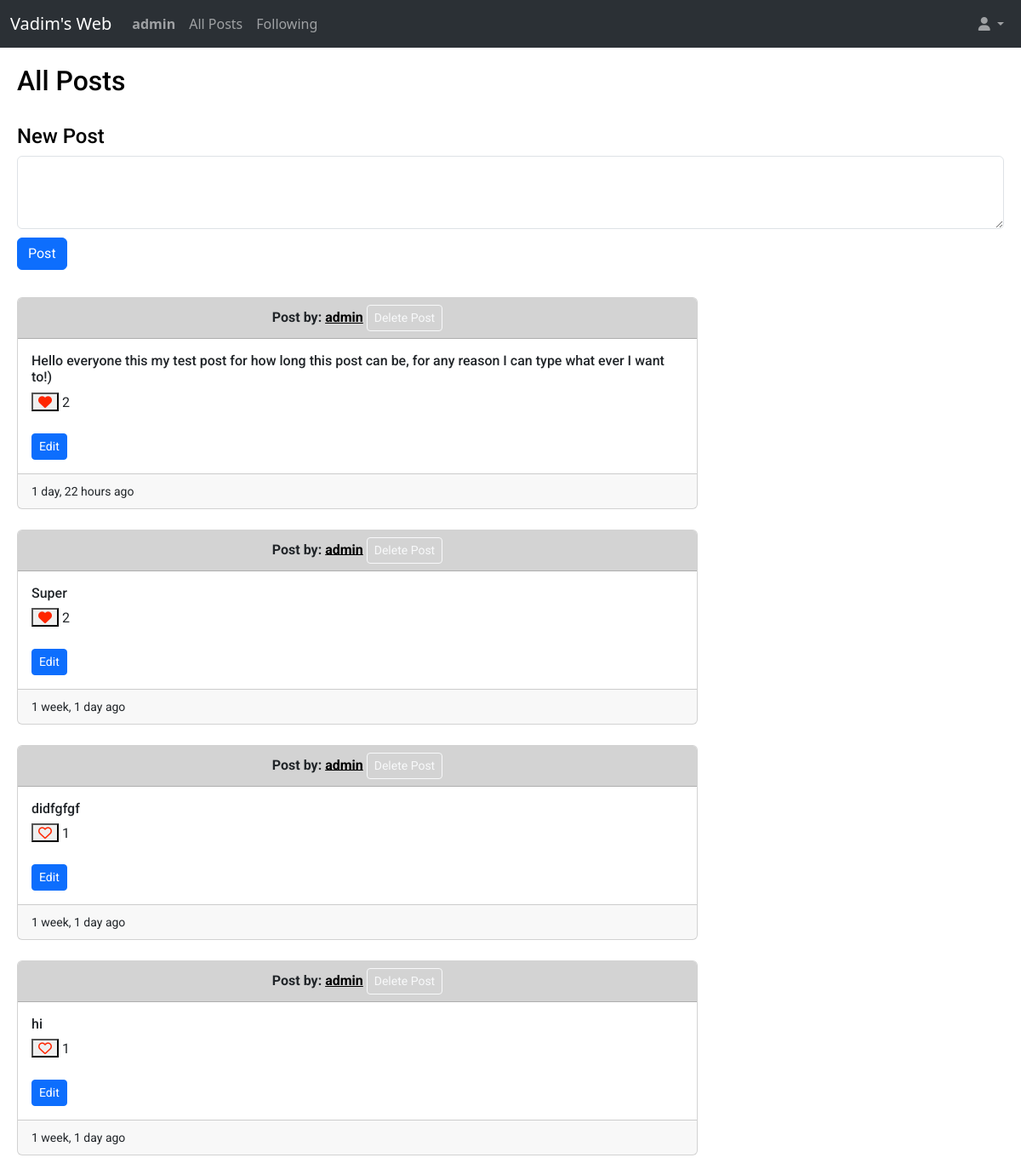
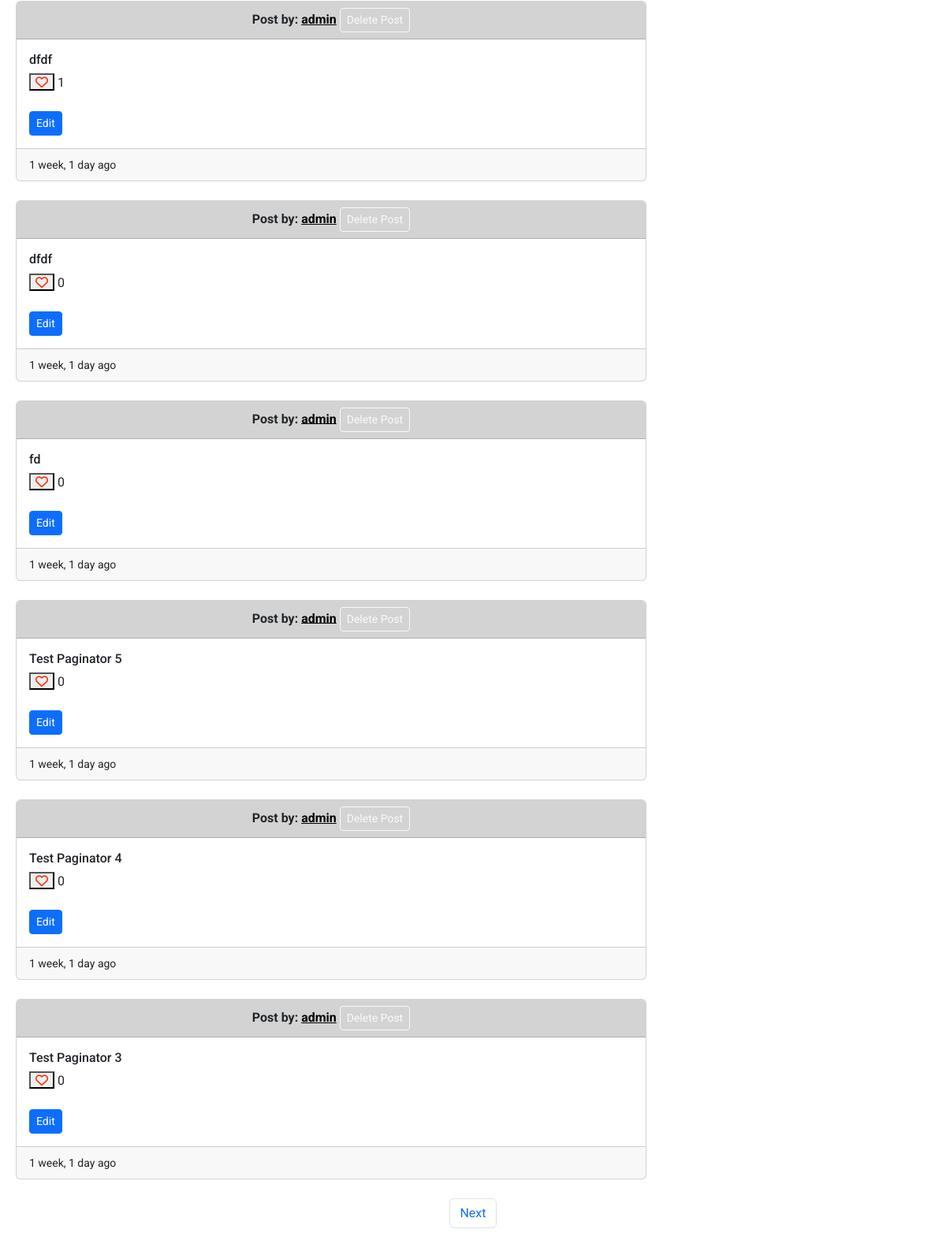
Page / (signed in) on the committed database (2 pictures, top to bottom).
### web/models.py (models this page shows, shortened)
class User(AbstractUser):
    number_of_followers = models.IntegerField(default=0)
    number_of_following = models.IntegerField(default=0)
    def __str__(self):
        return f"{self.username}"

class Post(models.Model):
    user = models.ForeignKey(User, on_delete=models.CASCADE, related_name='post_user')
    content = models.CharField(max_length=140)
    creation_date = models.DateTimeField(auto_now_add=True, blank=True)
    number_of_likes = models.IntegerField(default=0)
    comments = models.ManyToManyField('Comments', blank=True, related_name="comments")

### web/views.py (the view)
# urls.py: path("", views.index, name="index"),
def index(request):
    allposts = Post.objects.all().order_by('id').reverse()
    current_user = request.user
    paginator = Paginator(allposts, 10)
    page_namber = request.GET.get('page')
    page_obj = paginator.get_page(page_namber)
    whoyoulike = []
    all_likes = Like.objects.all()
    for like in all_likes:
        if like.user == current_user:
            whoyoulike.append(like.post.id)
    return render(request, "web/index.html", {
                "allposts": page_obj,
                "current_user": current_user,
                "whoyoulike": whoyoulike
            })

### web/templates/web/index.html (shortened to what this page needs)
{% extends "web/layout.html" %}
{% load humanize %}
{% block body %}
    <h2>All Posts</h2>
    {% if user.is_authenticated %}
        <br>
        <h4>New Post</h4>
        <form action="{% url 'newpost' %}" method="post">
            <div class="mb-3">
                <textarea class="form-control" rows="3" name="content"></textarea>
                <button style="margin-top: 10px;" type="submit" class="btn btn-primary mb-3">Post</button>
            </div>
        </form>
    {% else %}
        <br>
    {% endif %}
    {% for post in allposts %}
        <div class="card" style="max-width: 50rem;">
            <div style="background-color:lightgray;" class="card-header text-center">
                {% if user.is_authenticated %}
                    <strong >Post by: <a  style="color: black;" href="{% url 'profileforuserid' post.user.id %}">{{ post.user }}</a></strong>
                    {% if current_user == post.user %}
                        <button  type="button" class="btn btn-outline-light btn-sm " data-bs-toggle="modal" data-bs-target="#deletePostModal">
                            Delete Post
                        </button>
                    {% endif %}
                {% else %}
                    <strong>Post by: <a style="color: black;" href="{% url 'login' %}">{{ post.user }}</a></strong>
                {% endif %}
            </div>
            <div class="card-body">
                <h6 class="card-title" id="content_area{{ post.id }}">{{ post.content }}</h6>
                {% if user.is_authenticated %}
                    {% if post.id in whoyoulike %}
                        <button class="fa-solid fa-heart" style="color: #ff2600;" onclick="likeHandler({{ post.id }}, {{ whoyoulike }})" id="{{ post.id }}"> </button><span id="like_number{{ post.id }}"> {{ post.number_of_likes }}</span>
                    {% else %}
                        <button class="fa-regular fa-heart" style="color: #ff2600;" onclick="likeHandler({{ post.id }}, {{ whoyoulike }})" id="{{ post.id }}"> </button> <span id="like_number{{ post.id }}">{{ post.number_of_likes }}</span>
                            {% endif %}
                {% else %}
                    <a href="{% url 'login' %}" class="fa-regular fa-heart" style="color: #ff2600; text-decoration: none;" ></a><span> {{ post.number_of_likes }}</span>
                {% endif %}
                {% if current_user == post.user %}
                <br>
                <br>
                    <button type="button" class="btn btn-primary btn-sm" data-bs-toggle="modal" data-bs-target="#post_model{{ post.id }}">
                        Edit
                    </button>
                {% endif %}
            </div>
            <div class="card-footer">
                <small>{{ post.creation_date|naturaltime }}</small>
            </div>
        </div>
        <br>
    {% endfor %}
    <nav aria-label="Page navigation example">
        <ul class="pagination d-flex justify-content-center">
            {% if allposts.has_next %}
                <li class="page-item"><a class="page-link" href="?page={{ allposts.next_page_number }}">Next</a></li>
            {% endif %}
        </ul>
      </nav>
{% endblock %}

### web/templates/web/layout.html (shortened to what this page needs)
{% load static %}
<!DOCTYPE html>
<html lang="en">
<head>
    <link href="https://cdn.jsdelivr.net/npm/bootstrap@5.3.0-alpha3/dist/css/bootstrap.min.css" rel="stylesheet">
    <link href="{% static 'web/styles.css' %}" rel="stylesheet">
</head>
<body>
    <nav class="navbar bg-dark navbar-expand-lg bg-body-tertiary" data-bs-theme="dark">
        <div class="container-fluid">
          <div class="navbar-brand">Vadim's Web</div>
          <div class="collapse navbar-collapse" id="navbarSupportedContent">
            <ul class="navbar-nav me-auto mb-2 mb-lg-0">
                {% if user.is_authenticated %}
                    <li class="nav-item">
                        <a class="nav-link" href="{% url 'userprofile' %}"><strong>{{ user.username }}</strong></a>
                    </li>
                {% endif %}
                <li class="nav-item">
                    <a class="nav-link"  href="{% url 'index' %}">All Posts</a>
                </li>
                {% if user.is_authenticated %}
                    <li class="nav-item">
                        <a class="nav-link" href="{% url 'myfollowing' %}">Following</a>
                    </li>
                {% endif %}
            </ul>
            <ul class="navbar-nav ms-auto mb-2 mb-lg-0">
                <li class="nav-item dropdown">
                    <a class="nav-link dropdown-toggle" href="#" role="button" data-bs-toggle="dropdown" aria-expanded="false">
                        <i class="fa-solid fa-user"></i>
                    </a>
                  </li>
            </ul>
          </div>
        </div>
      </nav>
    <div class="body">
        {% block body %}
        {% endblock %}
    </div>
</body>
</html>

### web/static/web/styles.css (style rules this page uses)
html { font-size: 16px; }
.body { margin: 20px; font-family: 'Roboto', sans-serif; font-size: 16px; font-weight: 400; color: black; background-color: white; min-width: 320px; }

### rows in the picture
User: username "admin"
Post: user "admin", shows "Delete Post", content "Hello everyone this my test post for how long this post can be, for any reason I can type what ever I want to!)", number_of_likes "2", creation_date "1 day, 22 hours ago"
Post: user "admin", shows "Delete Post", content "Super", number_of_likes "2", creation_date "1 week, 1 day ago"
Post: user "admin", shows "Delete Post", content "didfgfgf", number_of_likes "1", creation_date "1 week, 1 day ago"
Post: user "admin", shows "Delete Post", content "hi", number_of_likes "1", creation_date "1 week, 1 day ago"
Post: user "admin", shows "Delete Post", content "dfdf", number_of_likes "1", creation_date "1 week, 1 day ago"
Post: user "admin", shows "Delete Post", content "dfdf", number_of_likes "0", creation_date "1 week, 1 day ago"
Post: user "admin", shows "Delete Post", content "fd", number_of_likes "0", creation_date "1 week, 1 day ago"
Post: user "admin", shows "Delete Post", content "Test Paginator 5", number_of_likes "0", creation_date "1 week, 1 day ago"
Post: user "admin", shows "Delete Post", content "Test Paginator 4", number_of_likes "0", creation_date "1 week, 1 day ago"
Post: user "admin", shows "Delete Post", content "Test Paginator 3", number_of_likes "0", creation_date "1 week, 1 day ago"
